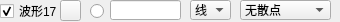
               <widget class="QWidget" name="widget_17" native="true">
                <property name="minimumSize">
                 <size>
                  <width>0</width>
                  <height>22</height>
                 </size>
                </property>
                <property name="maximumSize">
                 <size>
                  <width>16777215</width>
                  <height>22</height>
                 </size>
                </property>
                <widget class="QLineEdit" name="txtValueCurve17">
                 <property name="geometry">
                  <rect>
                   <x>110</x>
                   <y>0</y>
                   <width>71</width>
                   <height>20</height>
                  </rect>
                 </property>
                 <property name="text">
                  <string/>
                 </property>
                </widget>
                <widget class="QRadioButton" name="rdoBoldCurve17">
                 <property name="geometry">
                  <rect>
                   <x>90</x>
                   <y>3</y>
                   <width>16</width>
                   <height>16</height>
                  </rect>
                 </property>
                 <property name="text">
                  <string/>
                 </property>
                 <property name="checked">
                  <bool>false</bool>
                 </property>
                </widget>
                <widget class="QCheckBox" name="chkVisibleCurve17">
                 <property name="geometry">
                  <rect>
                   <x>0</x>
                   <y>3</y>
                   <width>60</width>
                   <height>16</height>
                  </rect>
                 </property>
                 <property name="text">
                  <string>波形17</string>
                 </property>
                 <property name="checked">
                  <bool>true</bool>
                 </property>
                </widget>
                <widget class="QPushButton" name="btnColourCurve17">
                 <property name="geometry">
                  <rect>
                   <x>60</x>
                   <y>0</y>
                   <width>21</width>
                   <height>21</height>
                  </rect>
                 </property>
                 <property name="text">
                  <string/>
                 </property>
                </widget>
                <widget class="QComboBox" name="cmbLineStyle17">
                 <property name="geometry">
                  <rect>
                   <x>190</x>
                   <y>0</y>
                   <width>41</width>
                   <height>20</height>
                  </rect>
                 </property>
                 <property name="currentIndex">
                  <number>1</number>
                 </property>
                 <item>
                  <property name="text">
                   <string>点</string>
                  </property>
                 </item>
                 <item>
                  <property name="text">
                   <string>线</string>
                  </property>
                 </item>
                 <item>
                  <property name="text">
                   <string>左</string>
                  </property>
                 </item>
                 <item>
                  <property name="text">
                   <string>右</string>
                  </property>
                 </item>
                 <item>
                  <property name="text">
                   <string>中</string>
                  </property>
                 </item>
                 <item>
                  <property name="text">
                   <string>积</string>
                  </property>
                 </item>
                </widget>
                <widget class="QComboBox" name="cmbScatterStyle17">
                 <property name="geometry">
                  <rect>
                   <x>240</x>
                   <y>0</y>
                   <width>91</width>
                   <height>20</height>
                  </rect>
                 </property>
                 <property name="focusPolicy">
                  <enum>Qt::WheelFocus</enum>
                 </property>
                 <property name="maxVisibleItems">
                  <number>20</number>
                 </property>
                 <item>
                  <property name="text">
                   <string>无散点</string>
                  </property>
                  <property name="icon">
                   <iconset resource="res.qrc">
                    <normaloff>:/pic/ssNone.png</normaloff>:/pic/ssNone.png</iconset>
                  </property>
                 </item>
                 <item>
                  <property name="text">
                   <string>x形</string>
                  </property>
                  <property name="icon">
                   <iconset resource="res.qrc">
                    <normaloff>:/pic/ssCross.png</normaloff>:/pic/ssCross.png</iconset>
                  </property>
                 </item>
                 <item>
                  <property name="text">
                   <string>+形</string>
                  </property>
                  <property name="icon">
                   <iconset resource="res.qrc">
                    <normaloff>:/pic/ssPlus.png</normaloff>:/pic/ssPlus.png</iconset>
                  </property>
                 </item>
                 <item>
                  <property name="text">
                   <string>空心圆</string>
                  </property>
                  <property name="icon">
                   <iconset resource="res.qrc">
                    <normaloff>:/pic/ssCircle.png</normaloff>:/pic/ssCircle.png</iconset>
                  </property>
                 </item>
                 <item>
                  <property name="text">
                   <string>实心圆</string>
                  </property>
                  <property name="icon">
                   <iconset resource="res.qrc">
                    <normaloff>:/pic/ssDisc.png</normaloff>:/pic/ssDisc.png</iconset>
                  </property>
                 </item>
                 <item>
                  <property name="text">
                   <string>矩形</string>
                  </property>
                  <property name="icon">
                   <iconset resource="res.qrc">
                    <normaloff>:/pic/ssSquare.png</normaloff>:/pic/ssSquare.png</iconset>
                  </property>
                 </item>
                 <item>
                  <property name="text">
                   <string>菱形</string>
                  </property>
                  <property name="icon">
                   <iconset resource="res.qrc">
                    <normaloff>:/pic/ssDiamond.png</normaloff>:/pic/ssDiamond.png</iconset>
                  </property>
                 </item>
                 <item>
                  <property name="text">
                   <string>星形</string>
                  </property>
                  <property name="icon">
                   <iconset resource="res.qrc">
                    <normaloff>:/pic/ssStar.png</normaloff>:/pic/ssStar.png</iconset>
                  </property>
                 </item>
                 <item>
                  <property name="text">
                   <string>正三角</string>
                  </property>
                  <property name="icon">
                   <iconset resource="res.qrc">
                    <normaloff>:/pic/ssTriangle.png</normaloff>:/pic/ssTriangle.png</iconset>
                  </property>
                 </item>
                 <item>
                  <property name="text">
                   <string>倒三角</string>
                  </property>
                  <property name="icon">
                   <iconset resource="res.qrc">
                    <normaloff>:/pic/ssTriangleInverted.png</normaloff>:/pic/ssTriangleInverted.png</iconset>
                  </property>
                 </item>
                 <item>
                  <property name="text">
                   <string>x框</string>
                  </property>
                  <property name="icon">
                   <iconset resource="res.qrc">
                    <normaloff>:/pic/ssCrossSquare.png</normaloff>:/pic/ssCrossSquare.png</iconset>
                  </property>
                 </item>
                 <item>
                  <property name="text">
                   <string>+框</string>
                  </property>
                  <property name="icon">
                   <iconset resource="res.qrc">
                    <normaloff>:/pic/ssPlusSquare.png</normaloff>:/pic/ssPlusSquare.png</iconset>
                  </property>
                 </item>
                 <item>
                  <property name="text">
                   <string>x圆</string>
                  </property>
                  <property name="icon">
                   <iconset resource="res.qrc">
                    <normaloff>:/pic/ssCrossCircle.png</normaloff>:/pic/ssCrossCircle.png</iconset>
                  </property>
                 </item>
                 <item>
                  <property name="text">
                   <string>+圆</string>
                  </property>
                  <property name="icon">
                   <iconset resource="res.qrc">
                    <normaloff>:/pic/ssPlusCircle.png</normaloff>:/pic/ssPlusCircle.png</iconset>
                  </property>
                 </item>
                 <item>
                  <property name="text">
                   <string>和平</string>
                  </property>
                  <property name="icon">
                   <iconset resource="res.qrc">
                    <normaloff>:/pic/ssPeace.png</normaloff>:/pic/ssPeace.png</iconset>
                  </property>
                 </item>
                </widget>
               </widget>
